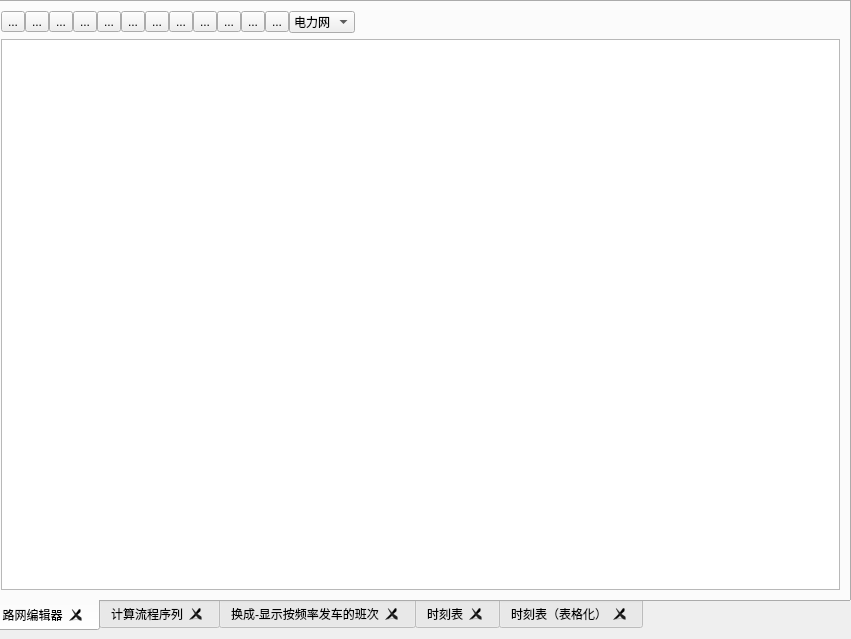
<?xml version="1.0" encoding="UTF-8"?>
<ui version="4.0">
 <class>Form</class>
 <widget class="QWidget" name="Form">
  <property name="geometry">
   <rect>
    <x>0</x>
    <y>0</y>
    <width>851</width>
    <height>639</height>
   </rect>
  </property>
  <property name="windowTitle">
   <string>Form</string>
  </property>
  <widget class="QWidget" name="layoutWidget">
   <property name="geometry">
    <rect>
     <x>-70</x>
     <y>10</y>
     <width>921</width>
     <height>631</height>
    </rect>
   </property>
   <layout class="QHBoxLayout" name="horizontalLayout" stretch=""/>
  </widget>
  <widget class="QTabWidget" name="tabWidget">
   <property name="geometry">
    <rect>
     <x>-10</x>
     <y>0</y>
     <width>861</width>
     <height>631</height>
    </rect>
   </property>
   <property name="tabPosition">
    <enum>QTabWidget::South</enum>
   </property>
   <property name="tabShape">
    <enum>QTabWidget::Rounded</enum>
   </property>
   <property name="currentIndex">
    <number>0</number>
   </property>
   <property name="elideMode">
    <enum>Qt::ElideNone</enum>
   </property>
   <property name="documentMode">
    <bool>false</bool>
   </property>
   <property name="tabsClosable">
    <bool>true</bool>
   </property>
   <property name="movable">
    <bool>true</bool>
   </property>
   <property name="tabBarAutoHide">
    <bool>false</bool>
   </property>
   <widget class="QWidget" name="tab_1">
    <property name="accessibleName">
     <string/>
    </property>
    <attribute name="title">
     <string>路网编辑器</string>
    </attribute>
    <layout class="QVBoxLayout" name="verticalLayout_4">
     <item>
      <layout class="QVBoxLayout" name="verticalLayout_3">
       <item>
        <layout class="QHBoxLayout" name="horizontalLayout_3">
         <property name="spacing">
          <number>0</number>
         </property>
         <item>
          <widget class="QToolButton" name="addButton">
           <property name="text">
            <string>...</string>
           </property>
           <property name="icon">
            <iconset>
             <normaloff>picture/add.ico</normaloff>picture/add.ico</iconset>
           </property>
          </widget>
         </item>
         <item>
          <widget class="QToolButton" name="clickButton">
           <property name="text">
            <string>...</string>
           </property>
           <property name="icon">
            <iconset>
             <normaloff>picture/click.ico</normaloff>picture/click.ico</iconset>
           </property>
          </widget>
         </item>
         <item>
          <widget class="QToolButton" name="box_to_choose_Button">
           <property name="text">
            <string>...</string>
           </property>
           <property name="icon">
            <iconset>
             <normaloff>picture/Box_to_choose.ico</normaloff>picture/Box_to_choose.ico</iconset>
           </property>
          </widget>
         </item>
         <item>
          <widget class="QToolButton" name="telescopeButton">
           <property name="text">
            <string>...</string>
           </property>
           <property name="icon">
            <iconset>
             <normaloff>picture/telescope.ico</normaloff>picture/telescope.ico</iconset>
           </property>
          </widget>
         </item>
         <item>
          <widget class="QToolButton" name="listButton">
           <property name="text">
            <string>...</string>
           </property>
           <property name="icon">
            <iconset>
             <normaloff>picture/list.ico</normaloff>picture/list.ico</iconset>
           </property>
          </widget>
         </item>
         <item>
          <widget class="QToolButton" name="toolButton">
           <property name="text">
            <string>...</string>
           </property>
           <property name="icon">
            <iconset>
             <normaloff>picture/three_layers.ico</normaloff>picture/three_layers.ico</iconset>
           </property>
          </widget>
         </item>
         <item>
          <widget class="QToolButton" name="toolButton_2">
           <property name="text">
            <string>...</string>
           </property>
           <property name="icon">
            <iconset>
             <normaloff>picture/click (2).ico</normaloff>picture/click (2).ico</iconset>
           </property>
          </widget>
         </item>
         <item>
          <widget class="QToolButton" name="toolButton_3">
           <property name="text">
            <string>...</string>
           </property>
           <property name="icon">
            <iconset>
             <normaloff>picture/three_routes.ico</normaloff>picture/three_routes.ico</iconset>
           </property>
          </widget>
         </item>
         <item>
          <widget class="QToolButton" name="toolButton_4">
           <property name="text">
            <string>...</string>
           </property>
           <property name="icon">
            <iconset>
             <normaloff>picture/click(3).ico</normaloff>picture/click(3).ico</iconset>
           </property>
          </widget>
         </item>
         <item>
          <widget class="QToolButton" name="toolButton_5">
           <property name="text">
            <string>...</string>
           </property>
           <property name="icon">
            <iconset>
             <normaloff>picture/print.ico</normaloff>picture/print.ico</iconset>
           </property>
          </widget>
         </item>
         <item>
          <widget class="QToolButton" name="toolButton_6">
           <property name="text">
            <string>...</string>
           </property>
           <property name="icon">
            <iconset>
             <normaloff>picture/camera.ico</normaloff>picture/camera.ico</iconset>
           </property>
          </widget>
         </item>
         <item>
          <widget class="QToolButton" name="toolButton_7">
           <property name="text">
            <string>...</string>
           </property>
           <property name="icon">
            <iconset>
             <normaloff>picture/globe.ico</normaloff>picture/globe.ico</iconset>
           </property>
          </widget>
         </item>
         <item>
          <widget class="QComboBox" name="comboBox">
           <item>
            <property name="text">
             <string>电力网</string>
            </property>
           </item>
           <item>
            <property name="text">
             <string>交通网</string>
            </property>
           </item>
           <item>
            <property name="text">
             <string>充注站</string>
            </property>
           </item>
          </widget>
         </item>
         <item>
          <spacer name="horizontalSpacer">
           <property name="orientation">
            <enum>Qt::Horizontal</enum>
           </property>
           <property name="sizeHint" stdset="0">
            <size>
             <width>40</width>
             <height>20</height>
            </size>
           </property>
          </spacer>
         </item>
        </layout>
       </item>
       <item>
        <widget class="QPlainTextEdit" name="plainTextEdit">
         <property name="backgroundVisible">
          <bool>false</bool>
         </property>
        </widget>
       </item>
      </layout>
     </item>
    </layout>
   </widget>
   <widget class="QWidget" name="tab_2">
    <attribute name="title">
     <string>计算流程序列</string>
    </attribute>
   </widget>
   <widget class="QWidget" name="tab_3">
    <attribute name="title">
     <string>换成-显示按频率发车的班次</string>
    </attribute>
   </widget>
   <widget class="QWidget" name="tab_4">
    <attribute name="title">
     <string>时刻表</string>
    </attribute>
   </widget>
   <widget class="QWidget" name="tab_5">
    <attribute name="title">
     <string>时刻表（表格化）</string>
    </attribute>
   </widget>
  </widget>
 </widget>
 <resources/>
 <connections/>
</ui>
